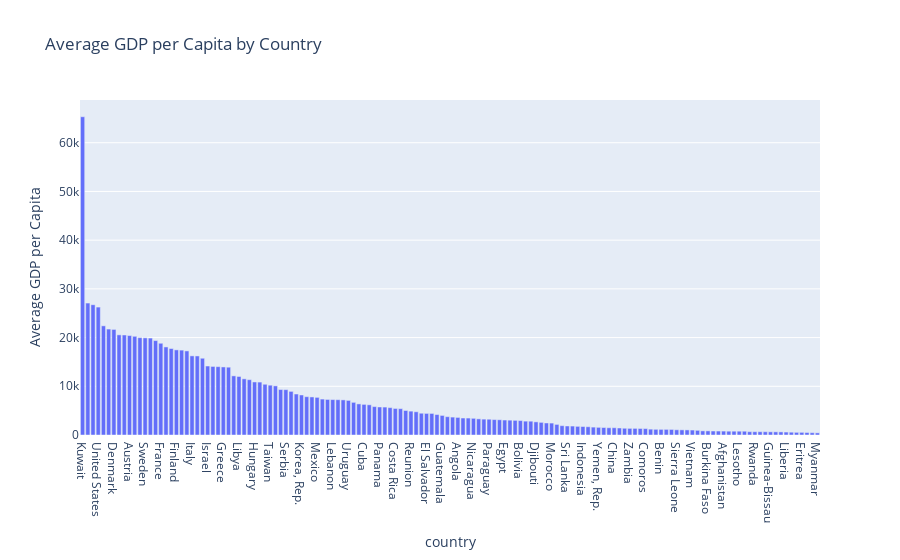

Here is the notebook cell this chart was saved with:
### Code cell
import plotly.express as px
import pandas as pd
# Load the Gapminder dataset
df = px.data.gapminder()
# Group by country and calculate the mean GDP per capita, then reset the index
grouped_df = df.groupby("country")['gdpPercap'].mean().reset_index()
# Optionally, sort the DataFrame by average GDP per capita
grouped_df = grouped_df.sort_values('gdpPercap', ascending=False)
# Create the bar chart
fig = px.bar(grouped_df, x='country', y='gdpPercap',
             labels={'gdpPercap': 'Average GDP per Capita'},
             title='Average GDP per Capita by Country')

# Show the figure
fig.show()

### Figure 1 — Plotly figure (JSON) as saved in the notebook; plotly's stock layout.template omitted (floating-point values rounded to 4 significant figures; data arrays with more than 128 entries replaced by an {"elided": "..."} marker saying what was removed)
{"data": [{"alignmentgroup": "True", "hovertemplate": "country=%{x}<br>Average GDP per Capita=%{y}<extra></extra>", "legendgroup": "", "marker": {"color": "#636efa", "pattern": {"shape": ""}}, "name": "", "offsetgroup": "", "orientation": "v", "showlegend": false, "textposition": "auto", "type": "bar", "x": {"elided": "142 str values"}, "xaxis": "x", "y": {"elided": "142 float values"}, "yaxis": "y"}], "layout": {"barmode": "relative", "legend": {"tracegroupgap": 0}, "title": {"text": "Average GDP per Capita by Country"}, "xaxis": {"anchor": "y", "domain": [0, 1], "title": {"text": "country"}}, "yaxis": {"anchor": "x", "domain": [0, 1], "title": {"text": "Average GDP per Capita"}}}}
